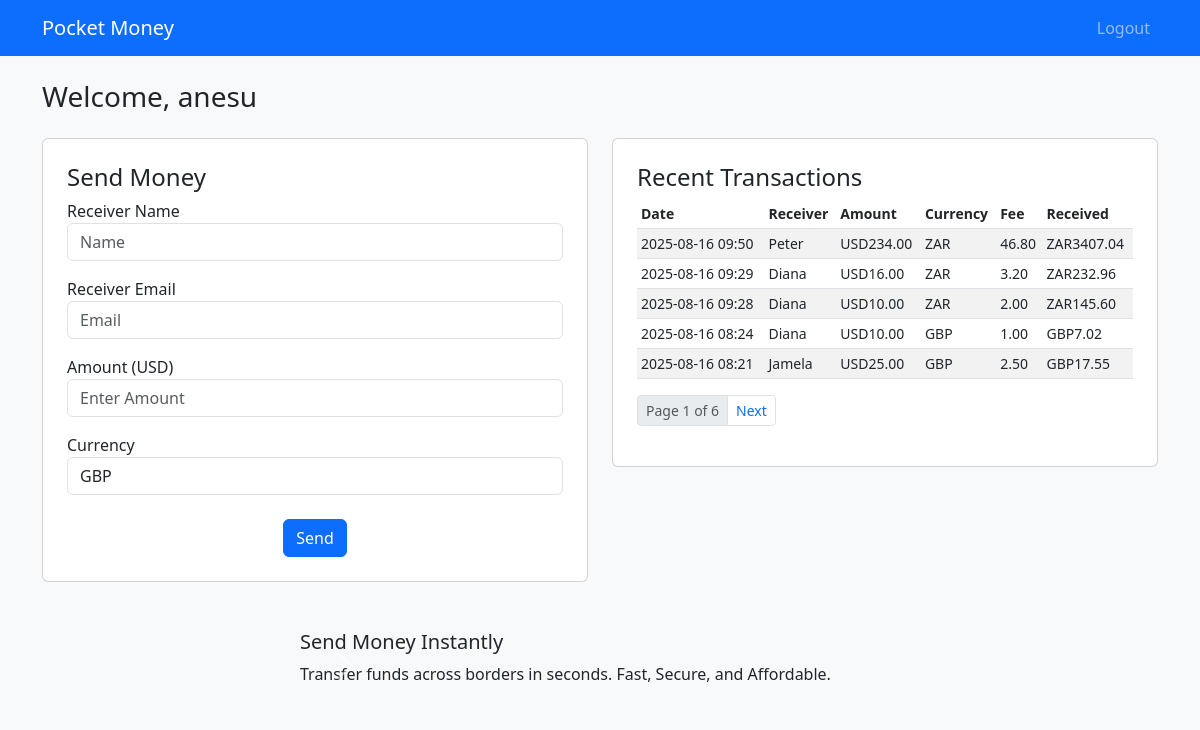
/dashboard/ (signed in), run on the app's committed database.
### accounts/models.py (models this page shows, shortened)
class Transaction(models.Model):
    user = models.ForeignKey(User, on_delete=models.CASCADE)
    receiver_name = models.CharField(max_length=100, null=True, blank=True)
    receiver_email = models.EmailField(null=True, blank=True)
    amount_usd = models.DecimalField(max_digits=12, decimal_places=2)
    currency = models.CharField(max_length=3)
    fee = models.DecimalField(max_digits=12, decimal_places=2)
    final_amount = models.DecimalField(max_digits=12, decimal_places=2)
    fx_rate = models.DecimalField(max_digits=12, decimal_places=4)
    timestamp = models.DateTimeField(default=timezone.now)

### accounts/views.py (the view, shortened to what this page needs)
# urls.py: path('dashboard/', views.dashboard_view,
@login_required
def dashboard_view(request):
    user = request.user
    transactions = Transaction.objects.filter(user=user).order_by('-timestamp')
    fx_rates = get_fx_rates()
    result = None
    transactions = Transaction.objects.filter(user=request.user).order_by('-timestamp')
    paginator = Paginator(transactions, 5)
    page_number = request.GET.get('page')
    page_obj = paginator.get_page(page_number)
    result = None
    form = SendMoneyForm()
    return render(request, 'accounts/dashboard.html',{
        'page_obj':page_obj,
        'form': form
    })

### accounts/forms.py
class SendMoneyForm(forms.Form):
    receiver_name = forms.CharField(max_length=100, widget=forms.TextInput(attrs={
        'class': 'form-control',
        'placeholder': 'Name',
    }))
    receiver_email = forms.CharField(widget=forms.EmailInput(attrs={
        'class': 'form-control',
        'placeholder': 'Email',
        'min': '10'
    }))
    amount = forms.DecimalField(min_value=10, max_value=10000, widget=forms.NumberInput(attrs={
        'class': 'form-control',
        'placeholder': 'Enter Amount',
        'min': '10'
    }))
    currency = forms.ChoiceField(choices=[('GBP', 'GBP'), ('ZAR', 'ZAR')], widget=forms.Select(attrs={
        'class': 'form-control'
    }))

### accounts/utils.py (called while the page is built)
def get_fx_rates():
    url = 'https://68976304250b078c2041c7fc.mockapi.io/api/wiremit/InterviewAPIS'
    try:
        response = requests.get(url, timeout=5)
        data = response.json()
        return {
            'GBP': data['rates']['GBP'], 'ZAR': data['rates']['ZAR']
        }
    except:
        return {'GBP': 0.0, 'ZAR': 0.0}

### accounts/templates/accounts/dashboard.html (shortened to what this page needs)
<!DOCTYPE html>
<html>
  <head>
    <link
      rel="stylesheet"
      href="https://cdn.jsdelivr.net/npm/bootstrap@5.3.0/dist/css/bootstrap.min.css"
    />
  </head>
  <body class="bg-light">
    <nav class="navbar navbar-expand-lg navbar-dark bg-primary">
      <div class="container">
        <a class="navbar-brand" href="#">Pocket Money</a>
        <div class="collapse navbar-collapse" id="navbarContent">
          <ul class="navbar-nav ms-auto">
            {% if user.is_authenticated %}
            <li class="nav-item">
              <a class="nav-link" href="{% url 'logout' %}">Logout</a>
            </li>
            {% endif %}
          </ul>
        </div>
      </div>
    </nav>
    <div class="container py-4">
      <h3 class="mb-4">
        Welcome, {{ request.user.first_name|default:request.user.username }}
      </h3>
      <div class="row">
        <div class="col-md-6">
          <div class="card p-4 mb-4">
            <h4>Send Money</h4>
            <form method="post">
              <div class="mb-3">
                <label>Receiver Name</label>
                {{ form.receiver_name }}
              </div>
              <div class="mb-3">
                <label>Receiver Email</label>
                 {{ form.receiver_email }}
              </div>
              <div class="mb-3">
                <label>Amount (USD)</label>
                {{ form.amount }}
              </div>
              <div class="mb-3">
                <label>Currency</label>
                {{ form.currency }}
              </div>
              <div class="text-center mt-4">
                <button type="button" class="btn btn-primary" onclick="openConfirmModal()">Send</button>
              </div>
            </form>
          </div>
        </div>
        <div class="col-md-6">
          <div class="card p-4 mb-4">
            <h4>Recent Transactions</h4>
            <table class="table table-striped table-sm small">
              <thead>
                <tr>
                  <th>Date</th>
                  <th>Receiver</th>
                  <th>Amount</th>
                  <th>Currency</th>
                  <th>Fee</th>
                  <th>Received</th>
                </tr>
              </thead>
              <tbody>
                {% for t in page_obj %}
                <tr>
                  <td>{{ t.timestamp|date:"Y-m-d H:i" }}</td>
                  <td>{{ t.receiver_name }}</td>
                  <td>USD{{ t.amount_usd }}</td>
                  <td>{{ t.currency }}</td>
                  <td>{{ t.fee }}</td>
                  <td>{{ t.currency }}{{ t.final_amount }}</td>
                </tr>
                {% empty %}
                <tr>
                  <td colspan="4">No transactions yet</td>
                </tr>
                {% endfor %}
              </tbody>
            </table>
            <nav>
              <ul class="pagination pagination-sm">
                <li class="page-item disabled">
                  <span class="page-link"
                    >Page {{ page_obj.number }} of {{ page_obj.paginator.num_pages}}</span
                  >
                </li>
                {% if page_obj.has_next %}
                <li class="page-item">
                  <a
                    class="page-link"
                    href="?page={{ page_obj.next_page_number}}"
                    >Next</a
                  >
                </li>
                {% endif %}
              </ul>
            </nav>
          </div>
        </div>
      </div>
      <div class="container my-4">
        <div class="mx-auto" style="max-width: 600px">
          <div id="adsCarousel" class="carousel slide" data-bs-ride="carousel">
            <div class="carousel-inner">
              <div class="carousel-item active">
                <h5>Send Money Instantly</h5>
                <p>Transfer funds across borders in seconds. Fast, Secure, and Affordable.</p>
              </div>
            </div>
            <button
              class="carousel-control-prev"
              type="button"
              data-bs-target="#adsCarousel"
              data-bs-slide="next"
            >
              <span class="carousel-control-next-icon"></span>
            </button>
          </div>
        </div>
      </div>
  </body>
</html>

### data on the page
Transaction: timestamp "2025-08-16 09:50", receiver_name "Peter", amount_usd "234.00", currency "ZAR", fee "46.80", final_amount "3407.04"
Transaction: timestamp "2025-08-16 09:29", receiver_name "Diana", amount_usd "16.00", currency "ZAR", fee "3.20", final_amount "232.96"
Transaction: timestamp "2025-08-16 09:28", receiver_name "Diana", amount_usd "10.00", currency "ZAR", fee "2.00", final_amount "145.60"
Transaction: timestamp "2025-08-16 08:24", receiver_name "Diana", amount_usd "10.00", currency "GBP", fee "1.00", final_amount "7.02"
Transaction: timestamp "2025-08-16 08:21", receiver_name "Jamela", amount_usd "25.00", currency "GBP", fee "2.50", final_amount "17.55"

### other printed values
{{ request.user.first_name|default:request.user.username }} "anesu"
{{ page_obj.number }} "1"
{{ page_obj.paginator.num_pages }} "6"
